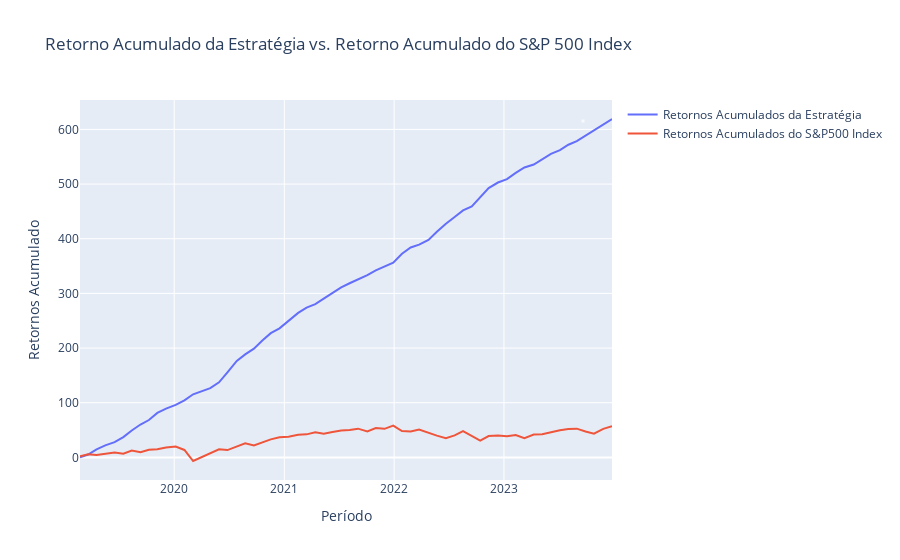

The notebook cell this image was saved under:
### Markdown cell above
##### **Gráfico de Retorno Acumulado da Estratégia vs. Retorno Acumulado do S&P 500 Index**

### Code cell
#
average_monthly_cumulative_returns = average_monthly_results.cumsum()
#
average_monthly_cumulative_returns.name = "Retornos Acumulados da Estratégia"
#
plot_multiples_time_series_line_graphs([average_monthly_cumulative_returns, sp500_index_cumulative_returns], "Retorno Acumulado da Estratégia vs. Retorno Acumulado do S&P 500 Index", "Período", "Retornos Acumulado")
